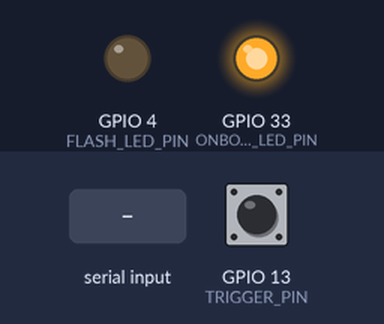
Simulated run of this sketch. Board: ESP32. On the bench: output pins drawn as LEDs (lit = HIGH). The test bench sets the inputs (shaded band); at power-on: GPIO 13 (TRIGGER_PIN) HIGH. WiFi joins after 1.5 s; servers stay silent unless stated; uploads are accepted with an empty reply; the camera gives no picture; what the sketch prints to the serial monitor is not drawn.

Above: at 3.1 s.
3.2 s: GPIO 13 (TRIGGER_PIN) pulled LOW for 0.15 s
At 3.55 s:
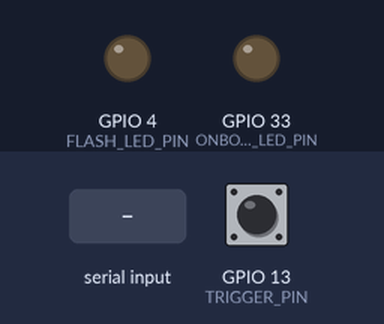
5.1 s: "c90\n" received over Serial
At 5.21 s:
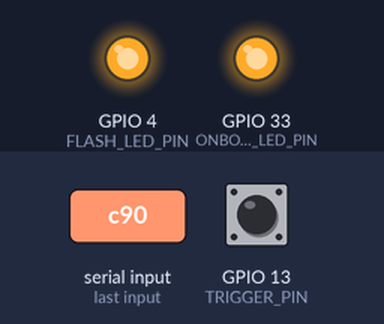
Timing chart, 0 to 8.1 s (numbered marks = the images above; inputs shaded):
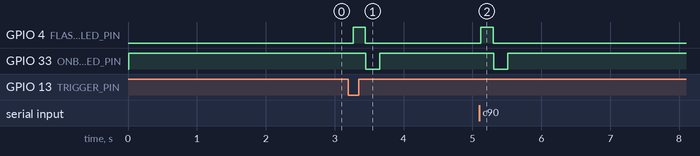

Measured:
- after the input at 3.2 s, GPIO 4 (FLASH_LED_PIN): LOW → HIGH after 0.07 s, → LOW 0.18 s later; GPIO 33 (ONBOARD_LED_PIN): HIGH → LOW after 0.25 s, → HIGH 0.20 s later
- after the input at 5.1 s, GPIO 4 (FLASH_LED_PIN): LOW → HIGH at once, → LOW 0.18 s later; GPIO 33 (ONBOARD_LED_PIN): HIGH → LOW after 0.21 s, → HIGH 0.20 s later

The sketch:

esp32_cam_firmware.ino
```cpp
/*
 * =====================================================================================
 *  IoT-Based E-Waste Classification System - Cloud-Ready ESP32-CAM Firmware
 * =====================================================================================
 *  Hardware Target : AI-Thinker ESP32-CAM (OV2640 Camera Module)
 *  Backend Target  : Cloud FastAPI Server (HTTP or HTTPS)
 *                    e.g. https://your-app.onrender.com/upload
 *                    or   https://api.ecosort.io/upload
 *                    or   http://192.168.1.100:8000/upload
 *
 *  Features:
 *   - Supports Direct Cloud PUSH to any HTTP or HTTPS URL (Render, AWS, Railway, etc.)
 *   - Auto SSL/TLS support via WiFiClientSecure (no certificate management needed)
 *   - Push-on-Trigger: Push button (GPIO 13), Serial Command ('c'), or Local /push endpoint
 *   - Optional Automatic Periodic Push Interval (e.g. every 5-10 seconds)
 *   - Prints AI Classification Results directly to Serial Monitor from Cloud Response
 *   - Hosts fallback local HTTP snapshot server at /capture and / for local debugging
 *   - Flash LED toggle support for low-light scans
 * =====================================================================================
 */

#include "esp_camera.h"
#include <WiFi.h>
#include <HTTPClient.h>
#include <WiFiClientSecure.h>
#include "esp_timer.h"
#include "img_converters.h"
#include "Arduino.h"
#include "soc/soc.h"
#include "soc/rtc_cntl_reg.h"
#include "esp_http_server.h"

// =====================================================================================
// 1. WiFi & Cloud Configuration
// =====================================================================================

// Your WiFi Network Credentials
const char* ssid     = "YOUR_WIFI_SSID";
const char* password = "YOUR_WIFI_PASSWORD";

// Target Cloud AI Backend Endpoint (Accepts both HTTP and HTTPS Cloud URLs)
// When deployed on cloud platforms (Render, Railway, AWS, DigitalOcean, Heroku, etc.):
// Example HTTPS: "https://your-ewaste-dashboard.onrender.com/upload"
// Example Local: "http://192.168.1.100:8000/upload"
const char* CLOUD_SERVER_URL = "https://your-cloud-backend.com/upload";

// Push Trigger Configuration
#define TRIGGER_PIN              13     // Optional push-button switch (Connect between GPIO 13 and GND)
#define USE_AUTO_PUSH            false  // Set to true to automatically scan & push at regular intervals
#define AUTO_PUSH_INTERVAL_SEC   10     // Interval in seconds if USE_AUTO_PUSH is true

// =====================================================================================
// 2. AI-Thinker ESP32-CAM Pin Definitions
// =====================================================================================

#define PWDN_GPIO_NUM     32
#define RESET_GPIO_NUM    -1
#define XCLK_GPIO_NUM      0
#define SIOD_GPIO_NUM     26
#define SIOC_GPIO_NUM     27

#define Y9_GPIO_NUM       35
#define Y8_GPIO_NUM       34
#define Y7_GPIO_NUM       39
#define Y6_GPIO_NUM       36
#define Y5_GPIO_NUM       21
#define Y4_GPIO_NUM       19
#define Y3_GPIO_NUM       18
#define Y2_GPIO_NUM        5
#define VSYNC_GPIO_NUM    25
#define HREF_GPIO_NUM     23
#define PCLK_GPIO_NUM     22

#define FLASH_LED_PIN      4
#define ONBOARD_LED_PIN   33   // Small red status LED (Active LOW on AI-Thinker)

httpd_handle_t camera_httpd = NULL;
unsigned long lastAutoPushTime = 0;
bool lastButtonState = HIGH;

// =====================================================================================
// 3. Cloud Image Push Function (HTTP & HTTPS)
// =====================================================================================

/**
 * Captures a frame from OV2640 and pushes it via HTTP/HTTPS POST to CLOUD_SERVER_URL.
 * Supports SSL/TLS encryption for cloud hosting platforms.
 */
bool pushImageToCloud() {
    if (WiFi.status() != WL_CONNECTED) {
        Serial.println("❌ WiFi not connected! Skipping cloud push.");
        return false;
    }

    Serial.println("\n--------------------------------------------------");
    Serial.println("📸 [1/3] Capturing Frame from Camera Sensor...");

    // Blink flash LED briefly during capture
    digitalWrite(FLASH_LED_PIN, HIGH);
    delay(120);

    camera_fb_t * fb = esp_camera_fb_get();
    digitalWrite(FLASH_LED_PIN, LOW);

    if (!fb) {
        Serial.println("❌ Camera frame capture failed!");
        return false;
    }

    Serial.printf("✅ Frame captured! Size: %u bytes (%u x %u)\n", fb->len, fb->width, fb->height);
    Serial.printf("🌐 [2/3] Connecting to Cloud Endpoint: %s\n", CLOUD_SERVER_URL);

    bool isHttps = String(CLOUD_SERVER_URL).startsWith("https://");
    HTTPClient http;
    bool success = false;

    // Use secure or standard client based on URL protocol
    if (isHttps) {
        WiFiClientSecure *clientSecure = new WiFiClientSecure();
        if (clientSecure) {
            clientSecure->setInsecure(); // Skip certificate verification for universal cloud hosting compatibility
            http.begin(*clientSecure, CLOUD_SERVER_URL);
        } else {
            Serial.println("❌ Unable to create WiFiClientSecure");
            esp_camera_fb_return(fb);
            return false;
        }
    } else {
        WiFiClient client;
        http.begin(client, CLOUD_SERVER_URL);
    }

    // Set HTTP Headers
    http.addHeader("Content-Type", "image/jpeg");
    http.addHeader("User-Agent", "ESP32-CAM-EcoSort/2.0");
    http.setTimeout(12000); // 12 second timeout for cloud roundtrip

    // Indicate sending via onboard status LED
    digitalWrite(ONBOARD_LED_PIN, LOW);

    Serial.println("🚀 [3/3] Uploading Image Payload to AI Server...");
    unsigned long startTime = millis();

    // Send binary JPEG buffer
    int httpResponseCode = http.POST(fb->buf, fb->len);
    unsigned long durationMs = millis() - startTime;

    digitalWrite(ONBOARD_LED_PIN, HIGH);

    if (httpResponseCode > 0) {
        Serial.printf("✅ Cloud Response: HTTP %d (Latency: %lu ms)\n", httpResponseCode, durationMs);
        String responsePayload = http.getString();

        Serial.println("📥 AI Classification Response:");
        Serial.println(responsePayload);
        success = true;
    } else {
        Serial.printf("❌ Cloud POST Error: %s (Code: %d)\n", http.errorToString(httpResponseCode).c_str(), httpResponseCode);
    }

    http.end();
    esp_camera_fb_return(fb);
    Serial.println("--------------------------------------------------\n");

    return success;
}

// =====================================================================================
// 4. Local Web Server Handlers (For Local LAN fallback)
// =====================================================================================

// Handles GET /capture and /
static esp_err_t capture_handler(httpd_req_t *req) {
    camera_fb_t * fb = esp_camera_fb_get();
    if (!fb) {
        httpd_resp_send_500(req);
        return ESP_FAIL;
    }

    httpd_resp_set_type(req, "image/jpeg");
    httpd_resp_set_hdr(req, "Content-Disposition", "inline; filename=capture.jpg");
    httpd_resp_set_hdr(req, "Access-Control-Allow-Origin", "*");

    esp_err_t res = httpd_resp_send(req, (const char *)fb->buf, fb->len);
    esp_camera_fb_return(fb);
    return res;
}

// Handles GET /push (Triggers cloud push on demand via browser)
static esp_err_t trigger_push_handler(httpd_req_t *req) {
    bool ok = pushImageToCloud();
    const char* resp = ok ? "{\"status\":\"success\",\"message\":\"Image pushed to cloud successfully\"}"
                          : "{\"status\":\"error\",\"message\":\"Cloud push failed\"}";
    httpd_resp_set_type(req, "application/json");
    httpd_resp_set_hdr(req, "Access-Control-Allow-Origin", "*");
    return httpd_resp_send(req, resp, strlen(resp));
}

// Handles GET /flash?state=1 or /flash?state=0
static esp_err_t flash_handler(httpd_req_t *req) {
    char buf[32];
    if (httpd_req_get_url_query_str(req, buf, sizeof(buf)) == ESP_OK) {
        char param[16];
        if (httpd_query_key_value(buf, "state", param, sizeof(param)) == ESP_OK) {
            int state = atoi(param);
            digitalWrite(FLASH_LED_PIN, state ? HIGH : LOW);
        }
    }
    const char* resp = "{\"status\":\"ok\"}";
    httpd_resp_set_type(req, "application/json");
    httpd_resp_set_hdr(req, "Access-Control-Allow-Origin", "*");
    return httpd_resp_send(req, resp, strlen(resp));
}

void startLocalWebServer() {
    httpd_config_t config = HTTPD_DEFAULT_CONFIG();
    config.server_port = 80;

    httpd_uri_t capture_uri = {
        .uri       = "/capture",
        .method    = HTTP_GET,
        .handler   = capture_handler,
        .user_ctx  = NULL
    };

    httpd_uri_t root_uri = {
        .uri       = "/",
        .method    = HTTP_GET,
        .handler   = capture_handler,
        .user_ctx  = NULL
    };

    httpd_uri_t push_uri = {
        .uri       = "/push",
        .method    = HTTP_GET,
        .handler   = trigger_push_handler,
        .user_ctx  = NULL
    };

    httpd_uri_t flash_uri = {
        .uri       = "/flash",
        .method    = HTTP_GET,
        .handler   = flash_handler,
        .user_ctx  = NULL
    };

    if (httpd_start(&camera_httpd, &config) == ESP_OK) {
        httpd_register_uri_handler(camera_httpd, &capture_uri);
        httpd_register_uri_handler(camera_httpd, &root_uri);
        httpd_register_uri_handler(camera_httpd, &push_uri);
        httpd_register_uri_handler(camera_httpd, &flash_uri);
        Serial.println("🌐 Local Camera Web Server active on port 80");
    }
}

// =====================================================================================
// 5. Setup & Main Loop
// =====================================================================================

void setup() {
    // Disable brownout detector for power stability during WiFi / Flash bursts
    WRITE_PERI_REG(RTC_CNTL_BROWN_OUT_REG, 0);

    Serial.begin(115200);
    Serial.setDebugOutput(false);
    Serial.println("\n==================================================");
    Serial.println("  EcoSort AI | Cloud-Ready ESP32-CAM Node v2.0    ");
    Serial.println("==================================================");

    pinMode(FLASH_LED_PIN, OUTPUT);
    digitalWrite(FLASH_LED_PIN, LOW);

    pinMode(ONBOARD_LED_PIN, OUTPUT);
    digitalWrite(ONBOARD_LED_PIN, HIGH); // OFF

    pinMode(TRIGGER_PIN, INPUT_PULLUP);

    // Configure Camera Hardware
    camera_config_t config;
    config.ledc_channel = LEDC_CHANNEL_0;
    config.ledc_timer   = LEDC_TIMER_0;
    config.pin_d0       = Y2_GPIO_NUM;
    config.pin_d1       = Y3_GPIO_NUM;
    config.pin_d2       = Y4_GPIO_NUM;
    config.pin_d3       = Y5_GPIO_NUM;
    config.pin_d4       = Y6_GPIO_NUM;
    config.pin_d5       = Y7_GPIO_NUM;
    config.pin_d6       = Y8_GPIO_NUM;
    config.pin_d7       = Y9_GPIO_NUM;
    config.pin_xclk     = XCLK_GPIO_NUM;
    config.pin_pclk     = PCLK_GPIO_NUM;
    config.pin_vsync    = VSYNC_GPIO_NUM;
    config.pin_href     = HREF_GPIO_NUM;
    config.pin_sccb_sda = SIOD_GPIO_NUM;
    config.pin_sccb_scl = SIOC_GPIO_NUM;
    config.pin_pwdn     = PWDN_GPIO_NUM;
    config.pin_reset    = RESET_GPIO_NUM;
    config.xclk_freq_hz = 20000000;
    config.pixel_format = PIXFORMAT_JPEG;

    // Set resolution (VGA 640x480 is optimal for MobileNetV2 224x224 input)
    if (psramFound()) {
        config.frame_size   = FRAMESIZE_VGA;  // 640x480
        config.jpeg_quality = 10;             // High quality
        config.fb_count     = 2;
    } else {
        config.frame_size   = FRAMESIZE_SVGA; // 800x600
        config.jpeg_quality = 12;
        config.fb_count     = 1;
    }

    // Initialize Camera Sensor
    esp_err_t err = esp_camera_init(&config);
    if (err != ESP_OK) {
        Serial.printf("❌ Camera initialization failed: 0x%x\n", err);
        return;
    }
    Serial.println("✅ Camera sensor initialized successfully.");

    // Connect to WiFi
    Serial.printf("📡 Connecting to WiFi SSID: %s ", ssid);
    WiFi.begin(ssid, password);
    while (WiFi.status() != WL_CONNECTED) {
        delay(400);
        Serial.print(".");
    }
    Serial.println("\n✅ WiFi Connected Successfully!");
    Serial.print("   Node Local IP: http://");
    Serial.println(WiFi.localIP());
    Serial.print("   Cloud Target : ");
    Serial.println(CLOUD_SERVER_URL);

    // Start local server
    startLocalWebServer();

    Serial.println("\n💡 Ready to scan!");
    Serial.println("   - Type 'c' in Serial Monitor to capture & push to cloud");
    Serial.println("   - Press physical button on GPIO 13 to trigger scan");
    Serial.println("   - Open http://<IP>/push in browser to trigger from network\n");
}

void loop() {
    // 1. Check Serial Input for trigger command
    if (Serial.available()) {
        char ch = Serial.read();
        if (ch == 'c' || ch == 'C') {
            Serial.println("\n⌨️ Serial trigger received! Capturing and pushing to cloud...");
            pushImageToCloud();
        }
    }

    // 2. Check Push Button on GPIO 13
    bool currentButtonState = digitalRead(TRIGGER_PIN);
    if (currentButtonState == LOW && lastButtonState == HIGH) {
        delay(50); // Debounce
        if (digitalRead(TRIGGER_PIN) == LOW) {
            Serial.println("\n🔘 Physical button pressed! Capturing and pushing to cloud...");
            pushImageToCloud();
        }
    }
    lastButtonState = currentButtonState;

    // 3. Check Automatic Interval Timer (if enabled)
    if (USE_AUTO_PUSH) {
        if (millis() - lastAutoPushTime > (AUTO_PUSH_INTERVAL_SEC * 1000UL)) {
            lastAutoPushTime = millis();
            Serial.println("\n⏰ Auto-interval timer triggered! Pushing frame to cloud...");
            pushImageToCloud();
        }
    }

    delay(20);
}
```
